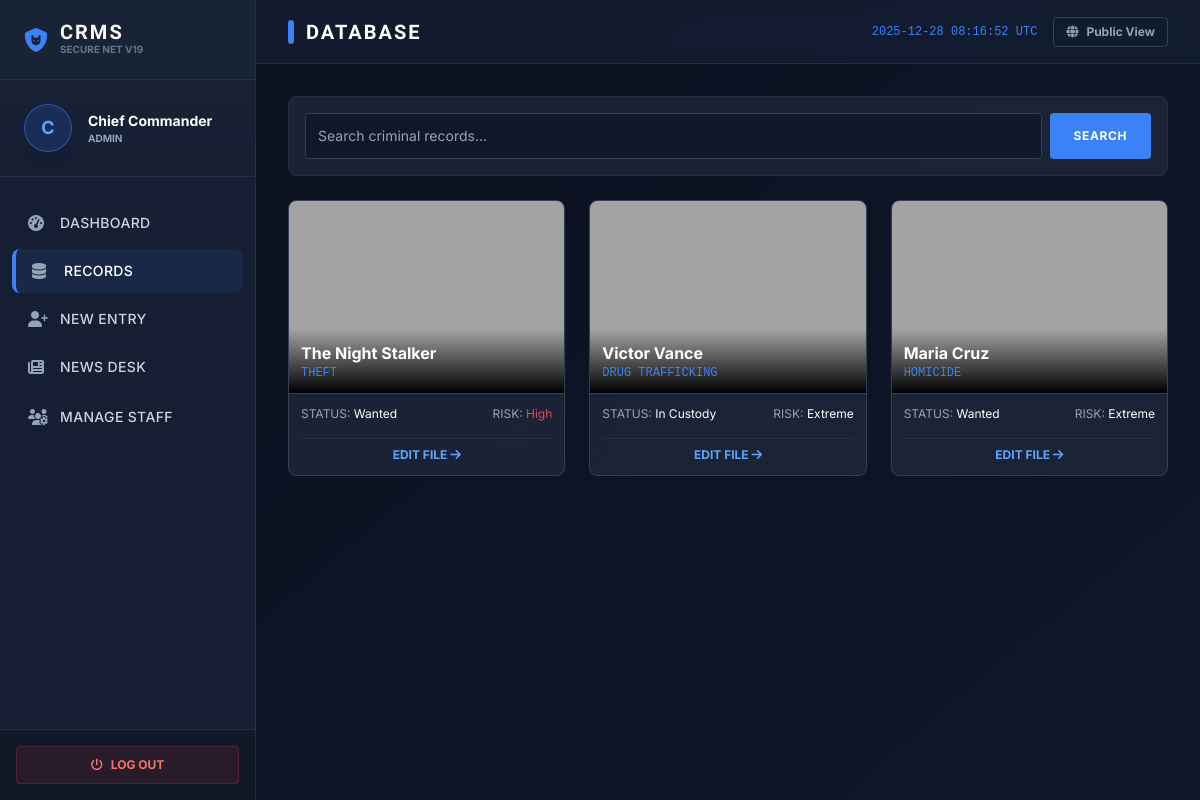
Page /login.php?page=database (signed in) on the committed database.
### tables this page shows
CREATE TABLE IF NOT EXISTS criminals (
    criminal_id INT PRIMARY KEY AUTO_INCREMENT,
    full_name VARCHAR(100) NOT NULL,
    alias VARCHAR(100),
    age INT,
    gender VARCHAR(20) DEFAULT 'Male',
    height VARCHAR(20),
    weight VARCHAR(20),
    eye_color VARCHAR(20),
    hair_color VARCHAR(20),
    scars_marks TEXT,
    nationality VARCHAR(50),
    crime_type VARCHAR(100) NOT NULL,
    status VARCHAR(50) DEFAULT 'Wanted',  
    risk_level VARCHAR(20) DEFAULT 'Low',
    gang_affiliation VARCHAR(100),
    fingerprint_id VARCHAR(50),
    bail_status VARCHAR(50) DEFAULT 'Not Set',
    evidence_list TEXT,
    description TEXT,
    resolution_notes TEXT,  
    resolution_date DATETIME,  
    mugshot VARCHAR(255) DEFAULT 'default.png',
    added_by INT,
    created_at TIMESTAMP DEFAULT CURRENT_TIMESTAMP,
    FOREIGN KEY (added_by) REFERENCES users(user_id) ON DELETE SET NULL
);

### login.php (the view, shortened to what the rows shown need)
<?php
$db_host = "localhost"; $db_user = "root"; $db_pass = "";
$conn = null;
try {
    $conn = @new mysqli($db_host, $db_user, $db_pass, "crms_db1");
} catch (Exception $e) {
    die("System Error: Database connection failed. Please ensure XAMPP/WAMP is running and 'crms_db' exists.");
}
try {
    $conn->query("CREATE TABLE IF NOT EXISTS news_feed (
        news_id INT AUTO_INCREMENT PRIMARY KEY,
        title VARCHAR(255),
        content TEXT,
        type VARCHAR(50),
        media VARCHAR(255),
        author_id INT,
        is_public TINYINT(1) DEFAULT 1,
        created_at TIMESTAMP DEFAULT CURRENT_TIMESTAMP
    )");
} catch (Exception $e) {}
function get_image($img) {
    return "https://ui-avatars.com/api/?name=Unknown&background=334155&color=94a3b8&size=256&bold=true";
}
$user_id = $_SESSION['user_id'] ?? 0;
$page = $_GET['page'] ?? 'login';
?>
<!DOCTYPE html>
<html lang="en" class="dark">
<head>
    <script src="https://cdn.tailwindcss.com"></script>
    <link rel="stylesheet" href="https://cdnjs.cloudflare.com/ajax/libs/font-awesome/6.4.0/css/all.min.css">
</head>
<body class="bg-darkbg text-slate-300 font-sans antialiased min-h-screen">
    <?php if (!$user_id): ?>
        <div class="min-h-screen flex items-center justify-center p-4 relative overflow-hidden">
            <div class="absolute inset-0 bg-[url('https://images.unsplash.com/photo-1550751827-4bd374c3f58b?q=80&w=1920')] bg-cover opacity-10"></div>
            <div class="relative z-10 w-full max-w-md glass rounded-2xl shadow-2xl overflow-hidden border border-slate-700/50">
                <div class="bg-gradient-to-r from-blue-900/50 to-slate-900/50 p-8 text-center border-b border-slate-700/50">
                    <i class="fa-solid fa-shield-cat text-5xl text-blue-500 mb-4"></i>
                    <h2 class="font-display text-3xl font-bold uppercase text-white"><?php echo $page=='register'?'Officer Intake':'Secure Login'; ?></h2>
                    <p class="text-xs text-blue-300 uppercase tracking-widest mt-1">National Crime Bureau</p>
                </div>
                <div class="p-8">
                    <form method="POST" class="space-y-5">
                        <?php if ($page == 'register'): ?>
                            <div><label class="text-[10px] font-bold uppercase text-slate-500">Full Name</label><input type="text" name="fullname" class="w-full p-3 input-pro rounded" required></div>
                            <div><label class="text-[10px] font-bold uppercase text-slate-500">Role</label><select name="role" class="w-full p-3 input-pro rounded"><option value="officer">Officer</option><option value="newscaster">Media / Press</option></select></div>
                        <?php endif; ?>
                        <div><label class="text-[10px] font-bold uppercase text-slate-500">Badge ID</label><input type="text" name="username" class="w-full p-3 input-pro rounded" required></div>
                        <div><label class="text-[10px] font-bold uppercase text-slate-500">Password</label><input type="password" name="password" class="w-full p-3 input-pro rounded" required></div>
                        <div class="flex items-center justify-between bg-slate-800/50 p-3 rounded border border-slate-700">
                            <span class="text-xs font-mono text-blue-300 font-bold">SECURITY CHECK: <?php echo $_SESSION['c_n1']." + ".$_SESSION['c_n2']; ?> = ?</span>
                            <input type="number" name="captcha" class="w-16 p-1 text-center bg-slate-900 border border-slate-600 rounded text-white font-bold" required>
                        </div>
                        <button type="submit" name="<?php echo $page=='register'?'register':'login'; ?>" class="w-full bg-accent hover:bg-blue-600 text-white font-bold py-3 rounded uppercase tracking-widest transition shadow-lg">
                            <?php echo $page=='register'?'Submit Application':'Authenticate'; ?>
                        </button>
                    </form>
                    <div class="mt-6 text-center text-xs space-y-3 pt-4 border-t border-slate-700/50">
                        <a href="?page=<?php echo $page=='register'?'login':'register'; ?>" class="text-blue-400 hover:text-white font-bold uppercase"><?php echo $page=='register'?'Return to Login':'Apply for Access'; ?></a>
                        <br>
                        <a href="index.php" class="text-slate-500 hover:text-slate-300">Return to Public Portal</a>
                    </div>
                </div>
            </div>
        </div>
    <?php else: ?>
        <div class="flex h-screen overflow-hidden bg-darkbg">
            <aside class="w-20 lg:w-64 bg-panel flex-shrink-0 flex flex-col border-r border-slate-700/50 z-20">
                <div class="h-20 flex items-center justify-center lg:justify-start lg:px-6 border-b border-slate-700/50 bg-slate-800/50">
                    <div><h1 class="font-display font-black text-xl text-white tracking-widest leading-none">CRMS</h1><p class="text-[10px] text-slate-500 uppercase font-bold">Secure Net v19</p></div>
                </div>
            </aside>
            <main class="flex-1 flex flex-col h-full relative overflow-hidden bg-gradient-to-br from-darkbg to-slate-900">
                <header class="h-16 border-b border-slate-700/50 bg-panel/80 backdrop-blur flex items-center justify-between px-8 z-10">
                    <h2 class="font-display text-xl font-bold uppercase text-white tracking-widest flex items-center gap-3">
                        <span class="w-1.5 h-6 bg-accent rounded-full"></span>
                        <?php echo str_replace('_', ' ', $page); ?>
                    </h2>
                </header>
                <div class="flex-1 overflow-y-auto p-8 relative z-10 scroll-smooth">
                    <?php if ($page == 'dashboard'):
                        $total = 0; $wanted = 0; $recent = false;
                        try {
                            $total_res = $conn->query("SELECT COUNT(*) as c FROM criminals");
                            if($total_res) $total = $total_res->fetch_assoc()['c'];
                            $wanted_res = $conn->query("SELECT COUNT(*) as c FROM criminals WHERE status='Wanted'");
                            if($wanted_res) $wanted = $wanted_res->fetch_assoc()['c'];
                            $recent = $conn->query("SELECT * FROM criminals ORDER BY created_at DESC LIMIT 5");
                        } catch(Exception $e) {}
                    ?>
                        <div class="grid grid-cols-1 md:grid-cols-4 gap-6 mb-8">
                            <div class="glass p-5 rounded-lg border-l-4 border-accent">
                                <p class="text-[10px] uppercase font-bold text-slate-400">Total Records</p>
                                <h3 class="text-3xl font-mono font-bold text-white"><?php echo $total; ?></h3>
                            </div>
                            <div class="glass p-5 rounded-lg border-l-4 border-danger">
                                <p class="text-[10px] uppercase font-bold text-slate-400">Active Warrants</p>
                                <h3 class="text-3xl font-mono font-bold text-white"><?php echo $wanted; ?></h3>
                            </div>
                            <div class="glass p-5 rounded-lg border-l-4 border-yellow-500 flex justify-between items-center">
                                <div>
                                    <p class="text-[10px] uppercase font-bold text-slate-400">Local Weather</p>
                                    <h3 class="text-3xl font-mono font-bold text-white">24°C</h3>
                                </div>
                                <i class="fa-solid fa-cloud-sun text-4xl text-yellow-500"></i>
                            </div>
                            <div class="bg-accent/10 p-5 rounded-lg border border-accent/20 flex flex-col justify-center items-center text-center group cursor-pointer hover:bg-accent/20 transition">
                                <?php if($_SESSION['role'] != 'newscaster'): ?>
                                    <a href="?page=add_record" class="w-full h-full flex flex-col justify-center items-center">
                                        <i class="fa-solid fa-plus text-3xl text-accent mb-2 group-hover:scale-110 transition"></i>
                                        <p class="text-xs font-bold text-white uppercase tracking-widest">Quick Entry</p>
                                    </a>
                                <?php else: ?>
                                    <a href="?page=news_desk" class="w-full h-full flex flex-col justify-center items-center">
                                        <i class="fa-solid fa-newspaper text-3xl text-accent mb-2 group-hover:scale-110 transition"></i>
                                        <p class="text-xs font-bold text-white uppercase tracking-widest">Post News</p>
                                    </a>
                                <?php endif; ?>
                            </div>
                        </div>
                        <div class="grid grid-cols-1 lg:grid-cols-2 gap-8">
                            <div class="glass rounded-lg overflow-hidden border border-slate-700/50">
                                <div class="p-4 bg-slate-800/50 border-b border-slate-700/50 flex justify-between items-center">
                                    <h3 class="font-display font-bold text-white uppercase tracking-wide">Live Operations Feed</h3>
                                    <span class="w-2 h-2 bg-red-500 rounded-full animate-ping"></span>
                                </div>
                                <div class="p-4 space-y-3">
                                    <?php if($recent && $recent->num_rows > 0): while($r=$recent->fetch_assoc()): ?>
                                    <div class="flex items-center gap-4 p-3 bg-slate-800/50 rounded border border-slate-700/50 hover:border-accent/50 transition">
                                        <img src="<?php echo get_image($r['mugshot']); ?>" class="w-10 h-10 rounded object-cover border border-slate-600">
                                        <div class="flex-1">
                                            <div class="flex justify-between">
                                                <h4 class="text-sm font-bold text-white"><?php echo $r['full_name']; ?></h4>
                                                <span class="text-[10px] font-mono text-slate-500"><?php echo date('H:i', strtotime($r['created_at'])); ?></span>
                                            </div>
                                            <p class="text-xs text-slate-400 uppercase"><?php echo $r['crime_type']; ?> <span class="text-slate-600">|</span> <span class="<?php echo $r['status']=='Wanted'?'text-danger':'text-green-500'; ?> font-bold"><?php echo $r['status']; ?></span></p>
                                        </div>
                                    </div>
                                    <?php endwhile; else: ?>
                                        <p class="text-slate-500 text-xs text-center py-4">No recent activity.</p>
                                    <?php endif; ?>
                                </div>
                            </div>
                            <div class="glass rounded p-6 flex flex-col justify-center items-center text-center">
                                <div class="w-40 h-40 rounded-full border-4 border-slate-700 flex items-center justify-center mb-4 relative">
                                    <div class="absolute inset-0 rounded-full border-t-4 border-accent animate-spin"></div>
                                    <i class="fa-solid fa-server text-5xl text-slate-600"></i>
                                </div>
                                <h3 class="font-display font-bold text-2xl text-white">Network Secure</h3>
                                <p class="text-xs text-slate-500 mt-2 tracking-widest uppercase">Connecting to Interpol Database...<br>Status: Synced</p>
                            </div>
                        </div>
                    <?php elseif ($page == 'database' && $_SESSION['role'] != 'newscaster'): ?>
                        <div class="grid grid-cols-1 sm:grid-cols-2 lg:grid-cols-3 xl:grid-cols-4 gap-6">
                            <?php
                            $q = isset($_GET['q']) ? sanitize($conn, $_GET['q']) : '';
                            $res = $conn->query("SELECT * FROM criminals WHERE full_name LIKE '%$q%' ORDER BY created_at DESC LIMIT 50");
                            if($res && $res->num_rows > 0):
                                while($r = $res->fetch_assoc()): ?>
                                <div class="glass rounded-lg overflow-hidden border border-slate-700 hover:border-accent transition group">
                                    <div class="relative h-48 bg-black">
                                        <img src="<?php echo get_image($r['mugshot']); ?>" class="w-full h-full object-cover opacity-80 group-hover:opacity-100 transition">
                                        <div class="absolute bottom-0 inset-x-0 p-3 bg-gradient-to-t from-black to-transparent">
                                            <h4 class="font-bold text-white truncate"><?php echo $r['full_name']; ?></h4>
                                            <p class="text-xs font-mono uppercase text-accent"><?php echo $r['crime_type']; ?></p>
                                        </div>
                                    </div>
                                    <div class="p-3 grid grid-cols-2 gap-2 text-xs border-t border-slate-700">
                                        <div class="text-slate-400">STATUS: <span class="text-white"><?php echo $r['status']; ?></span></div>
                                        <div class="text-right text-slate-400">RISK: <span class="<?php echo $r['risk_level']=='High'?'text-danger':'text-white'; ?>"><?php echo $r['risk_level']; ?></span></div>
                                        <div class="col-span-2 pt-2 text-center border-t border-slate-700/50 mt-2">
                                            <a href="?page=add_record&edit_id=<?php echo $r['criminal_id']; ?>" class="text-blue-400 hover:text-white font-bold uppercase transition">EDIT FILE <i class="fa-solid fa-arrow-right"></i></a>
                                        </div>
                                    </div>
                                </div>
                                <?php endwhile;
                            else: ?>
                                <div class="col-span-full text-center text-slate-500 py-10">No records found.</div>
                            <?php endif; ?>
                        </div>
                    <?php endif; ?>
                </div>
            </main>
        </div>
    <?php endif; ?>
</body>
</html>

### rows in the picture
criminals: full_name "The Night Stalker", crime_type "THEFT", status "Wanted", risk_level "High"
criminals: full_name "Victor Vance", crime_type "DRUG TRAFFICKING", status "In Custody", risk_level "Extreme"
criminals: full_name "Maria Cruz", crime_type "HOMICIDE", status "Wanted", risk_level "Extreme"

### other values in the picture
substr($_SESSION['name'], 0, 1) "C"
$_SESSION['name'] "Chief Commander"
$_SESSION['role'] "ADMIN"
str_replace('_', ' ', $page) "DATABASE"
